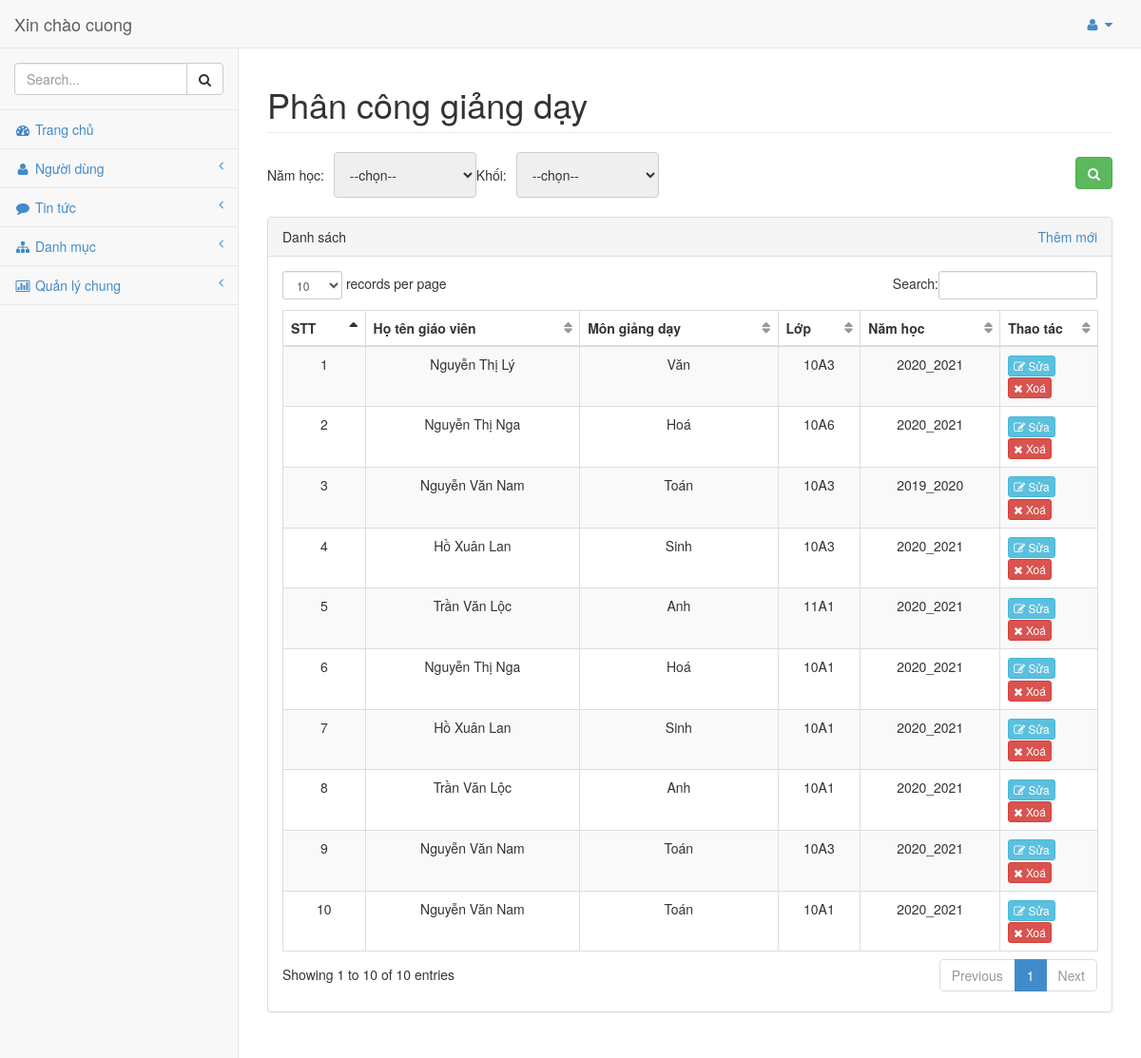
/admin/modules/pc_giangday/index.php (signed in), run on the app's committed database.
### tables this page shows
CREATE TABLE `phancong` (
  `mapc` int NOT NULL,
  `id_namhoc` int NOT NULL,
  `id_cn_gv` int NOT NULL,
  `id_pc_cn` int NOT NULL
);

CREATE TABLE `giaovien` (
  `magv` int NOT NULL,
  `hoten_dem` varchar(50) NOT NULL,
  `ten_gv` varchar(30) NOT NULL,
  `password` varchar(20) NOT NULL,
  `chucvu` varchar(30) NOT NULL,
  `gioitinh` varchar(20) NOT NULL,
  `diachi` varchar(50) NOT NULL,
  `sodt` varchar(11) NOT NULL,
  `email` varchar(30) NOT NULL,
  `tinhtrang` int NOT NULL DEFAULT '1',
  `quyen` int NOT NULL DEFAULT '0',
  `ngaydk` date NOT NULL
);

CREATE TABLE `monhoc` (
  `mamh` int NOT NULL,
  `tenmh` varchar(30) NOT NULL
);

CREATE TABLE `lop` (
  `malh` int NOT NULL,
  `tenlop` varchar(20) NOT NULL,
  `makhoi` int NOT NULL
);

CREATE TABLE `namhoc` (
  `id_namhoc` int NOT NULL,
  `namhoc` varchar(20) NOT NULL
);

### admin/libraries/database.php (called while the page is built, shortened)
<?php
    include("connect.php");
    $sql = 'SELECT * FROM phancong pc INNER JOIN chucnang_gv cngv ON pc.id_cn_gv = cngv.id_cn_gv INNER JOIN giaovien gv ON gv.magv = cngv.magv INNER JOIN monhoc mh ON mh.mamh = cngv.mamh INNER JOIN khoi k ON k.makhoi = cngv.makhoi INNER JOIN phancong_cn pccn ON pc.id_pc_cn = pccn.id_pc_cn INNER JOIN namhoc nh ON pc.id_namhoc = nh.id_namhoc INNER JOIN lop l ON pccn.malh = l.malh ORDER BY pc.mapc DESC';
    $dl_pcgd = $conn->query($sql);
?>

### admin/modules/pc_giangday/index.php (the view, shortened to what this page needs)
<?php require_once __DIR__ . "../../header.php"; ?>
<div id="page-wrapper">
    <div class="row">
        <div class="col-lg-12">
            <h1 class="page-header">Phân công giảng dạy
            </h1>
        </div>
    </div>
    <div class="row">
        <div class="col-lg-12">
            <form action="" method="POST">
                <table style="width: 100%; margin-bottom: 20px;">
                    <tbody>
                        <tr>
                            <td>
                                <table style="width: 100%;">
                                    <tbody>
                                        <tr style="float: left;">
                                            <td><span style="margin-right: 10px">Năm học: </span></td>
                                            <td>
                                                <select name="id_namhoc" class="subject-select" style="width:150px;">
                                                    <option value="">--chọn--</option>
                                                </select>
                                            </td>
                                        </tr>
                                        <tr style="float: left;">
                                            <td><span style="margin-right: 10px"> Khối: </span></td>
                                            <td>
                                                <select name="makhoi" class="subject-select" style="width:150px;">
                                                    <option value="">--chọn--</option>
                                                </select>
                                            </td>
                                        </tr>
                                        <tr style="float: right; padding-top: 5px;">
                                            <td>
                                                <button class="btn btn-success" type="submit" name="search"
                                                    value="search"><i class="fa fa-search"></i></button>
                                            </td>
                                        </tr>
                                    </tbody>
                                </table>
                            </td>
                        </tr>
                    </tbody>
                </table>
            </form>
        </div>
    </div>
    <div class="row">
        <div class="col-lg-12">
            <form action="" method="POST">
                <div class="panel panel-default">
                    <div class="panel-heading">
                        Danh sách
                        <div class="link-create" style="float: right;">
                            <a href="add.php">Thêm mới</a>
                        </div>
                    </div>
                    <div class="panel-body">
                        <div class="table-responsive">
                            <table class="table table-striped table-bordered table-hover" id="dataTables-example">
                                <thead>
                                    <tr>
                                        <th align='center'>STT</th>
                                        <th align='center'>Họ tên giáo viên</th>
                                        <th align='center'>Môn giảng dạy</th>
                                        <th align='center'>Lớp</th>
                                        <th align='center'>Năm học</th>
                                        <th align='center'>Thao tác</th>
                                    </tr>
                                </thead>
                                <tbody>
                                    <?php
                                    $stt = 1;
                                    if ($_SERVER['REQUEST_METHOD'] == "POST") {
                                        $error = array();
                                        if (empty($_POST['makhoi'] && $_POST['id_namhoc'])) {
                                            $error['makhoi'] = "Bạn cần chọn khối và năm học";
                                        } else {
                                            $makhoi = $_POST['makhoi'];
                                            $id_namhoc = $_POST['id_namhoc'];
                                        }
                                        if (empty($error)) {
                                            switch ($search) {
                                                case "ds":
                                                    foreach ($result_dlhs as $row) {
                                                        echo "
                                                                <tr class='odd gradeX'>
                                                                    <td align='center'>
                                                                        " . $stt . "
                                                                    </td>
                                                                    <td align='center'>" . $row['hoten_dem'] . " " . $row['ten_gv'] . "</td>
                                                                    <td align='center'>" . $row['tenmh'] . "</td>
                                                                    <td align='center'>" . $row['tenlop'] . "</td>
                                                                    <td align='center'>" . $row['namhoc'] . "</td>
                                                                    <td class='center' style='width: 12%'>
                                                                        <a class='btn btn-xs btn-info' align='center' href='edit.php?id=" . $row['mapc'] . "'> <i class='fa fa-edit'></i> Sửa</a>
                                                                        <a class='btn btn-xs btn-danger' align='center' href='delete.php?id=" . $row['mapc'] . "'> <i class='fa fa-times'></i> Xoá</a>
                                                                    </td>
                                                                </tr>
                                                                ";
                                                        $stt++;
                                                    }
                                                    break;
                                            }
                                        }
                                    } else {
                                        foreach ($dl_pcgd as $row) {
                                            echo "
                                                                <tr class='odd gradeX'>
                                                                    <td align='center'>
                                                                        " . $stt . "
                                                                    </td>
                                                                    <td align='center'>" . $row['hoten_dem'] . " " . $row['ten_gv'] . "</td>
                                                                    <td align='center'>" . $row['tenmh'] . "</td>
                                                                    <td align='center'>" . $row['tenlop'] . "</td>
                                                                    <td align='center'>" . $row['namhoc'] . "</td>
                                                                    <td class='center' style='width: 12%'>
                                                                        <a class='btn btn-xs btn-info' align='center' href='edit.php?id=" . $row['mapc'] . "'> <i class='fa fa-edit'></i> Sửa</a>
                                                                        <a class='btn btn-xs btn-danger' align='center' href='delete.php?id=" . $row['mapc'] . "'> <i class='fa fa-times'></i> Xoá</a>
                                                                    </td>
                                                                </tr>
                                                                ";
                                            $stt++;
                                        }
                                    }
                                    ?>
                                </tbody>
                            </table>
                        </div>
                    </div>
                </div>
            </form>
        </div>
    </div>
</div>
<?php require_once __DIR__ . "../../footer.php"; ?>

### admin/libraries/css/sb-admin.css (style rules this page uses)
body { padding-top: 100px; background-color: #f8f8f8; }
@media (min-width:768px) { body { padding-top: 50px; } }
#page-wrapper { padding: 0 15px; min-height: 568px; background-color: #fff; }
@media (min-width:768px) { #page-wrapper { position: inherit; margin: 0 0 0 250px; padding: 0 30px; min-height: 1300px; border-left: 1px solid #e7e7e7; } }
table.dataTable thead .sorting, table.dataTable thead .sorting_asc, table.dataTable thead .sorting_desc, table.dataTable thead .sorting_asc_disabled, table.dataTable thead .sorting_desc_disabled { background: transparent; }
table.dataTable thead .sorting_asc:after { content: "\f0de"; float: right; font-family: fontawesome; }
table.dataTable thead .sorting:after { content: "\f0dc"; float: right; font-family: fontawesome; color: rgba(50,50,50,.5); }

### admin/libraries/css/style.css (style rules this page uses)
.row input[type=text],select, textarea { width: 100%; padding: 12px; border: 1px solid #ccc; border-radius: 4px; resize: vertical; outline: none; }
.row:after { content: ""; display: table; clear: both; }

### data on the page
phancong: giaovien.hoten_dem "Nguyễn Thị", giaovien.ten_gv "Lý", monhoc.tenmh "Văn", lop.tenlop "10A3", id_namhoc.namhoc "2020_2021"
phancong: giaovien.hoten_dem "Nguyễn Thị", giaovien.ten_gv "Nga", monhoc.tenmh "Hoá", lop.tenlop "10A6", id_namhoc.namhoc "2020_2021"
phancong: giaovien.hoten_dem "Nguyễn Văn", giaovien.ten_gv "Nam", monhoc.tenmh "Toán", lop.tenlop "10A3", id_namhoc.namhoc "2019_2020"
phancong: giaovien.hoten_dem "Hồ Xuân", giaovien.ten_gv "Lan", monhoc.tenmh "Sinh", lop.tenlop "10A3", id_namhoc.namhoc "2020_2021"
phancong: giaovien.hoten_dem "Trần Văn", giaovien.ten_gv "Lộc", monhoc.tenmh "Anh", lop.tenlop "11A1", id_namhoc.namhoc "2020_2021"
phancong: giaovien.hoten_dem "Nguyễn Thị", giaovien.ten_gv "Nga", monhoc.tenmh "Hoá", lop.tenlop "10A1", id_namhoc.namhoc "2020_2021"
phancong: giaovien.hoten_dem "Hồ Xuân", giaovien.ten_gv "Lan", monhoc.tenmh "Sinh", lop.tenlop "10A1", id_namhoc.namhoc "2020_2021"
phancong: giaovien.hoten_dem "Trần Văn", giaovien.ten_gv "Lộc", monhoc.tenmh "Anh", lop.tenlop "10A1", id_namhoc.namhoc "2020_2021"
phancong: giaovien.hoten_dem "Nguyễn Văn", giaovien.ten_gv "Nam", monhoc.tenmh "Toán", lop.tenlop "10A3", id_namhoc.namhoc "2020_2021"
phancong: giaovien.hoten_dem "Nguyễn Văn", giaovien.ten_gv "Nam", monhoc.tenmh "Toán", lop.tenlop "10A1", id_namhoc.namhoc "2020_2021"

### other printed values
$_SESSION['admin'] "cuong"
